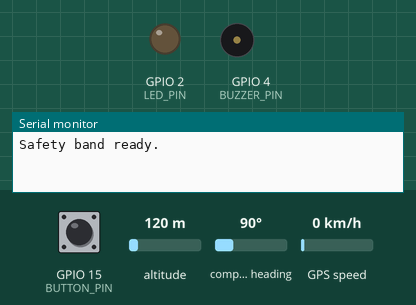
Recording of a sketch running on a simulated ESP32. Parts: output pins drawn as LEDs (lit = HIGH), buzzer (waves = sounding, pin HIGH), the last lines printed to the serial monitor. Dashed ring = blinking. The test bench sets the inputs (shaded band); at power-on: GPIO 15 (BUTTON_PIN) HIGH, altitude 120 m, compass heading 90°, GPS speed 0 km/h. The GPS gets a fix after 3 s at 37.7749, -122.4194 with 8 satellites; no radio packets arrive unless stated.

Above: at 1.2 s.
1.3 s: GPIO 15 (BUTTON_PIN) pulled LOW for 0.15 s
At 1.45 s:
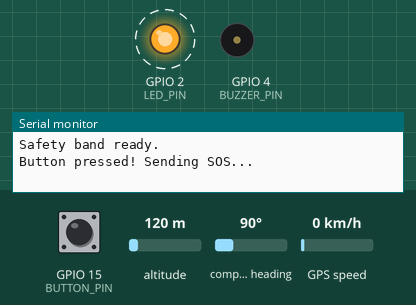
5.1 s: GPIO 15 (BUTTON_PIN) pulled LOW for 1 s
At 7.3 s:
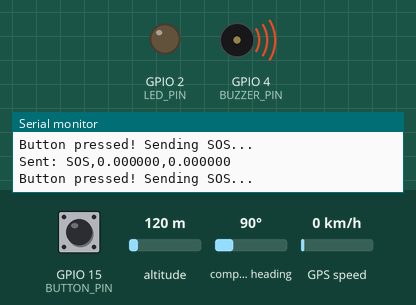
8.6 s: GPIO 15 (BUTTON_PIN) pulled LOW for 3.2 s
At 14.6 s:
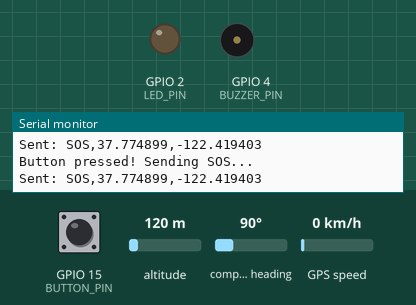
Timing chart, 0 to 16.1 s (numbered marks = the images above; inputs shaded):
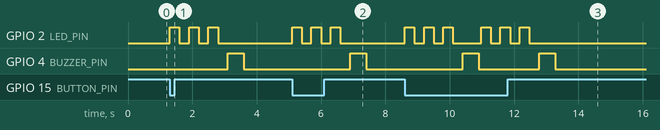

Measured:
- after the input at 1.3 s, GPIO 2 (LED_PIN): alternates HIGH for 0.30 s and LOW for 0.30 s, 6 changes in all, then stays LOW, starting at once; GPIO 4 (BUZZER_PIN): LOW → HIGH after 1.8 s, → LOW 0.50 s later
- after the input at 5.1 s, GPIO 2 (LED_PIN): alternates HIGH for 0.30 s and LOW for 0.30 s, 6 changes in all, then stays LOW, starting at once; GPIO 4 (BUZZER_PIN): LOW → HIGH after 1.8 s, → LOW 0.50 s later
- after the input at 8.6 s, GPIO 2 (LED_PIN): LOW → HIGH at once, → LOW 0.30 s later, → HIGH 0.30 s later, → LOW 0.30 s later, … (12 changes in this stretch); GPIO 4 (BUZZER_PIN): alternates HIGH for 0.50 s and LOW for 1.9 s, 4 changes in all, then stays LOW, starting after 1.8 s

The sketch:

sender_code.ino
```cpp
#include <SPI.h>
#include <LoRa.h>
#include <TinyGPS++.h>
#include <HardwareSerial.h>

// GPIO Pins
#define BUTTON_PIN   15
#define LED_PIN       2
#define BUZZER_PIN    4

// LoRa pins
#define LORA_SCK     18
#define LORA_MISO    19
#define LORA_MOSI    23
#define LORA_NSS      5
#define LORA_RST     14
#define LORA_DIO0    26

// GPS Serial
#define GPS_RX       16   // ESP32 RX2 ← GPS TX
#define GPS_TX       17   // ESP32 TX2 → GPS RX

TinyGPSPlus gps;
HardwareSerial gpsSerial(2);

bool buttonPressed = false;
unsigned long lastDebounce = 0;
#define DEBOUNCE_MS 200

void blinkLED() {
  for (int i = 0; i < 3; i++) {
    digitalWrite(LED_PIN, HIGH);
    delay(300);
    digitalWrite(LED_PIN, LOW);
    delay(300);
  }
}

void beepBuzzer() {
  digitalWrite(BUZZER_PIN, HIGH);
  delay(500);
  digitalWrite(BUZZER_PIN, LOW);
}

void sendAlert(float lat, float lng) {
  String msg = "SOS," + String(lat, 6) + "," + String(lng, 6);
  LoRa.beginPacket();
  LoRa.print(msg);
  LoRa.endPacket();
  Serial.println("Sent: " + msg);
}

void setup() {
  Serial.begin(115200);
  gpsSerial.begin(9600, SERIAL_8N1, GPS_RX, GPS_TX);

  pinMode(BUTTON_PIN, INPUT_PULLUP);  // Active LOW
  pinMode(LED_PIN, OUTPUT);
  pinMode(BUZZER_PIN, OUTPUT);
  digitalWrite(LED_PIN, LOW);
  digitalWrite(BUZZER_PIN, LOW);

  // LoRa init
  SPI.begin(LORA_SCK, LORA_MISO, LORA_MOSI, LORA_NSS);
  LoRa.setPins(LORA_NSS, LORA_RST, LORA_DIO0);
  if (!LoRa.begin(433E6)) {   // Change to 868E6 or 915E6 if needed
    Serial.println("LoRa init failed!");
    while (1);
  }
  Serial.println("Safety band ready.");
}

void loop() {
  // Feed GPS
  while (gpsSerial.available()) {
    gps.encode(gpsSerial.read());
  }

  // Button check (active LOW with INPUT_PULLUP)
  if (digitalRead(BUTTON_PIN) == LOW) {
    unsigned long now = millis();
    if (now - lastDebounce > DEBOUNCE_MS) {
      lastDebounce = now;

      Serial.println("Button pressed! Sending SOS...");
      blinkLED();    // LED blinks 3 times
      beepBuzzer();  // Buzzer sounds once

      float lat = gps.location.isValid() ? gps.location.lat() : 0.0;
      float lng = gps.location.isValid() ? gps.location.lng() : 0.0;
      sendAlert(lat, lng);
    }
  }
}
```
